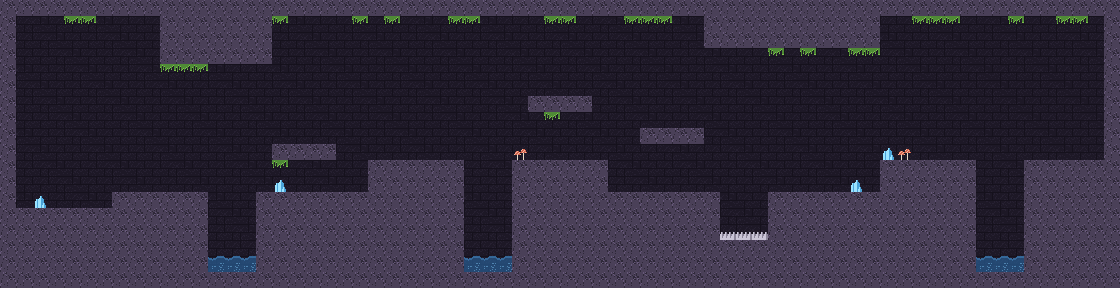

The image is a tile-based game level rendered from a .tmx file. Its description and source (layers, tilesets, objects; grid data summarised) follow:
An orthogonal 70x18 tile map with 16x16 px tiles, 5 tile layers (Back, Ground, Deco, Spikes, ...) and 23 objects (13x Spark, 4x Hazard, 3x Drip, Exit, Checkpoint, ...).

<map version="1.10" tiledversion="1.11.0" orientation="orthogonal" renderorder="right-down" width="70" height="18" tilewidth="16" tileheight="16" infinite="0" backgroundcolor="#0d0b12" nextlayerid="7" nextobjectid="24">
 <properties>
  <property name="title" value="The Dripping Deep" />
  <property name="next" value="" />
 </properties>
 <tileset firstgid="1" source="cave.tsx" />
 <layer id="1" name="Back" width="70" height="18" tintcolor="#9a8fb0">
  <data>[1260 cells, 1260 non-empty, 2 distinct tile ids]</data>
 </layer>
 <layer id="2" name="Ground" width="70" height="18">
  <data>[1260 cells, 553 non-empty, 1 distinct tile ids]</data>
 </layer>
 <layer id="3" name="Deco" width="70" height="18">
  <data>[1260 cells, 33 non-empty, 3 distinct tile ids]</data>
 </layer>
 <layer id="4" name="Spikes" width="70" height="18">
  <data>[1260 cells, 3 non-empty, 1 distinct tile ids]</data>
 </layer>
 <objectgroup id="5" name="Things">
  <object id="1" type="Spark" x="552" y="88">
   <point />
  </object>
  <object id="2" type="Spark" x="568" y="88">
   <point />
  </object>
  <object id="3" type="Spark" x="664" y="120">
   <point />
  </object>
  <object id="4" type="Spark" x="680" y="120">
   <point />
  </object>
  <object id="5" type="Spark" x="296" y="136">
   <point />
  </object>
  <object id="6" type="Spark" x="312" y="136">
   <point />
  </object>
  <object id="7" name="Way out" type="Exit" x="1064" y="144">
   <point />
  </object>
  <object id="8" type="Spark" x="408" y="152">
   <point />
  </object>
  <object id="9" type="Spark" x="424" y="152">
   <point />
  </object>
  <object id="10" type="Checkpoint" x="552" y="152">
   <point />
  </object>
  <object id="11" type="Spark" x="920" y="152">
   <point />
  </object>
  <object id="12" type="Spark" x="936" y="152">
   <point />
  </object>
  <object id="13" type="Spark" x="152" y="184">
   <point />
  </object>
  <object id="14" type="Spark" x="168" y="184">
   <point />
  </object>
  <object id="15" type="Drip" x="312" y="184">
   <point />
  </object>
  <object id="16" type="Spark" x="632" y="184">
   <point />
  </object>
  <object id="17" type="Drip" x="664" y="184">
   <point />
  </object>
  <object id="18" type="Drip" x="840" y="184">
   <point />
  </object>
  <object id="19" name="Start" type="Spawn" x="56" y="200">
   <point />
  </object>
  <object id="20" type="Hazard" x="720" y="233" width="48" height="7" />
  <object id="21" type="Hazard" x="208" y="260" width="48" height="12" />
  <object id="22" type="Hazard" x="464" y="260" width="48" height="12" />
  <object id="23" type="Hazard" x="976" y="260" width="48" height="12" />
 </objectgroup>
 <layer id="6" name="Water" width="70" height="18" opacity="0.85">
  <data>[1260 cells, 9 non-empty, 1 distinct tile ids]</data>
 </layer>
</map>
